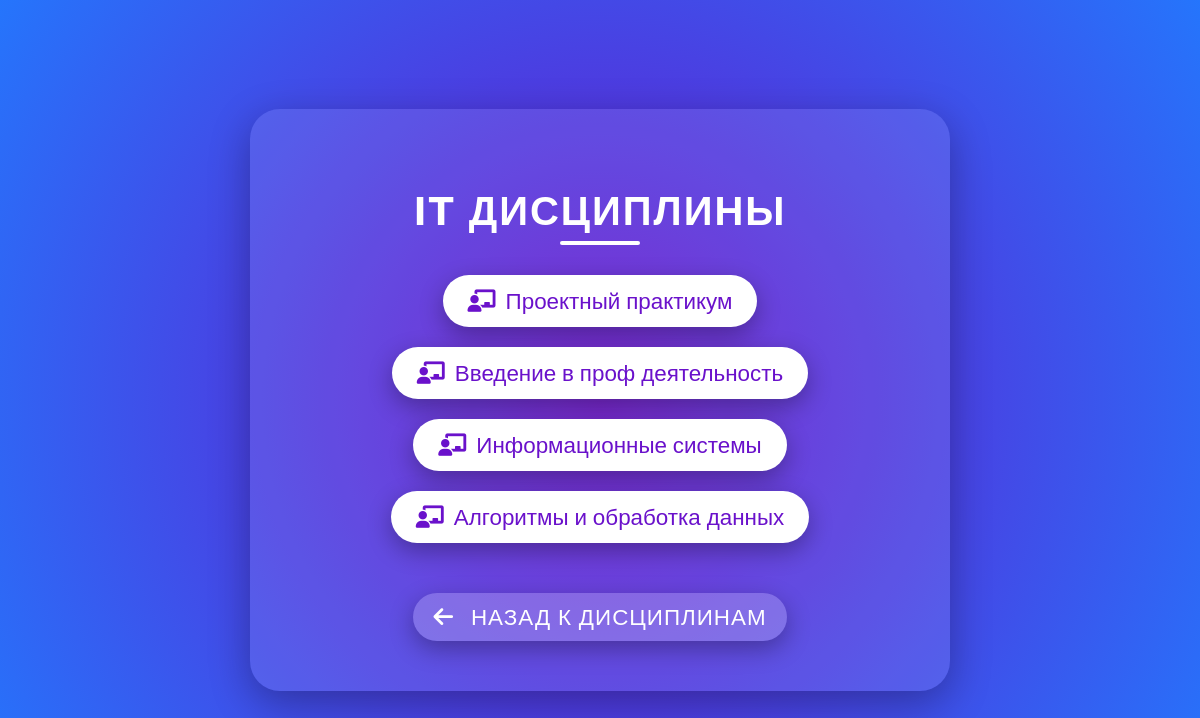
The app's page /discipline/2/ with its own data.
### coursework/models.py (models this page shows, shortened)
class Discipline(models.Model):
    name = models.CharField(max_length=200)

class Subject(models.Model):
    name = models.CharField(max_length=200)
    discipline = models.ForeignKey(Discipline, on_delete=models.CASCADE)

### coursework/views.py (the view)
# urls.py: path('discipline/<int:discipline_id>/', views.subject_list, name='subject_list'),
def subject_list(request, discipline_id):
    discipline = get_object_or_404(Discipline, id=discipline_id)
    subjects = Subject.objects.filter(discipline=discipline)
    return render(request, 'subject_list.html', {'discipline': discipline, 'subjects': subjects})

### coursework/templates/subject_list.html (shortened to what this page needs)
<!DOCTYPE html>
<html lang="en">
<head>
    <link rel="stylesheet" href="https://cdnjs.cloudflare.com/ajax/libs/font-awesome/6.0.0-beta3/css/all.min.css">
</head>
<body>
    <div class="container">
        <h1> {{ discipline.name }}</h1>
        <ul>
            {% for subject in subjects %}
                <li><a href="{% url 'teacher_list' subject.id %}"><i class="fas fa-chalkboard-teacher"></i>{{ subject.name }}</a></li>
            {% empty %}
                <li>Нет доступных предметов для этой дисциплины</li>
            {% endfor %}
        </ul>
        <a href="{% url 'home' %}" class="back-link"><i class="fas fa-arrow-left"></i> Назад к дисциплинам</a>
    </div>
</body>
</html>

### coursework/templates/subject_list.html (style rules this page uses)
body { font-family: 'Montserrat', sans-serif; background: radial-gradient(circle at 50% 50%, #6a11cb, #2575fc); margin: 0; padding: 0; display: flex; justify-content: center; align-items: center; height: 100vh; color: #fff; }
h1 { text-align: center; font-size: 2.5em; margin-bottom: 40px; color: #fff; text-transform: uppercase; letter-spacing: 2px; position: relative; }
h1::after { content: ''; position: absolute; left: 50%; bottom: -10px; transform: translateX(-50%); width: 80px; height: 4px; background-color: #fff; border-radius: 2px; }
ul { list-style: none; padding: 0; }
li { margin-bottom: 20px; }
a { text-decoration: none; color: #6a11cb; font-size: 1.4em; padding: 12px 25px; background-color: #fff; border-radius: 50px; transition: all 0.4s ease; display: inline-block; box-shadow: 0 8px 25px rgba(0, 0, 0, 0.3); position: relative; z-index: 1; }
a::before { content: ''; position: absolute; top: 0; left: 0; right: 0; bottom: 0; background: linear-gradient(135deg, #ff7e5f, #feb47b); border-radius: 50px; z-index: -1; transition: opacity 0.4s ease; opacity: 0; }
a i { margin-right: 10px; }
.container { background-color: rgba(255, 255, 255, 0.1); padding: 50px; border-radius: 30px; box-shadow: 0 12px 40px rgba(0, 0, 0, 0.3); max-width: 600px; width: 100%; text-align: center; }
.back-link { display: inline-block; margin-top: 30px; padding: 10px 20px; background-color: rgba(255, 255, 255, 0.2); border-radius: 30px; color: #fff; text-transform: uppercase; letter-spacing: 1px; transition: background-color 0.4s ease; }

### records on screen
Discipline: name "IT ДИСЦИПЛИНЫ"
Subject: name "Проектный практикум"
Subject: name "Введение в проф деятельность"
Subject: name "Информационные системы"
Subject: name "Алгоритмы и обработка данных"
